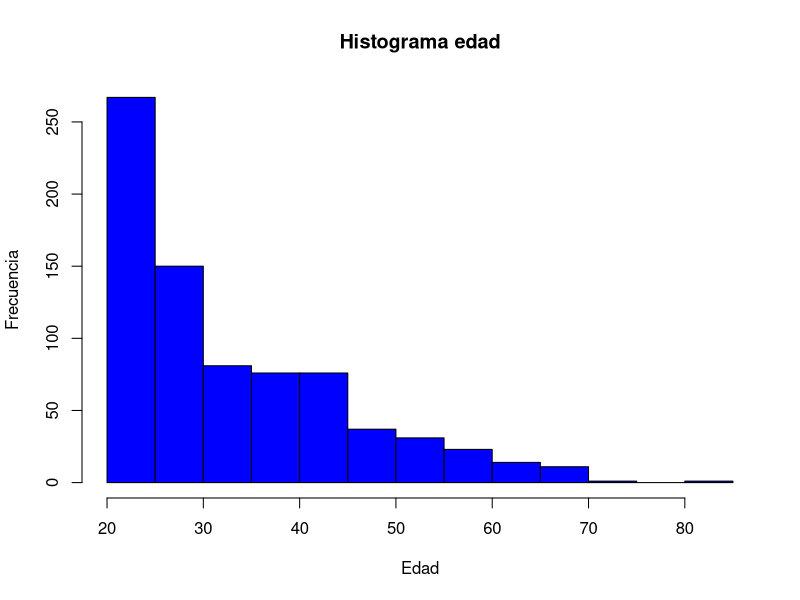
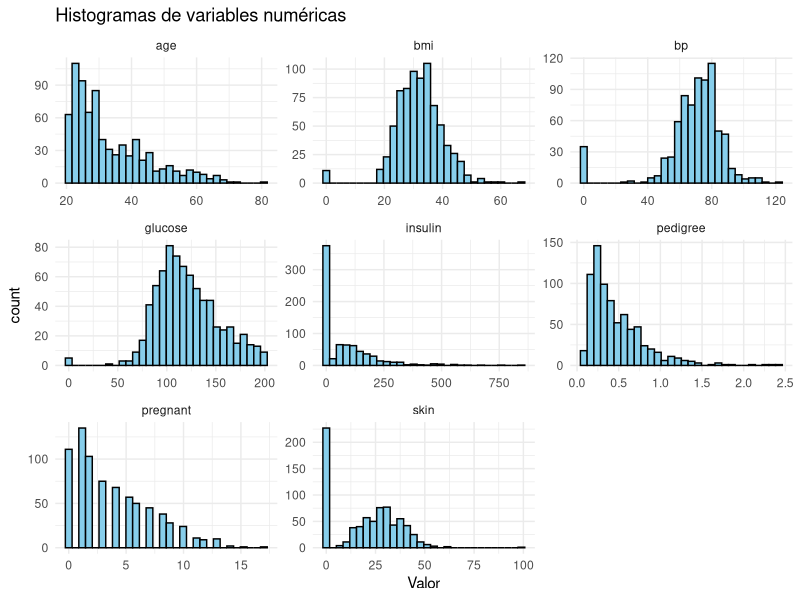
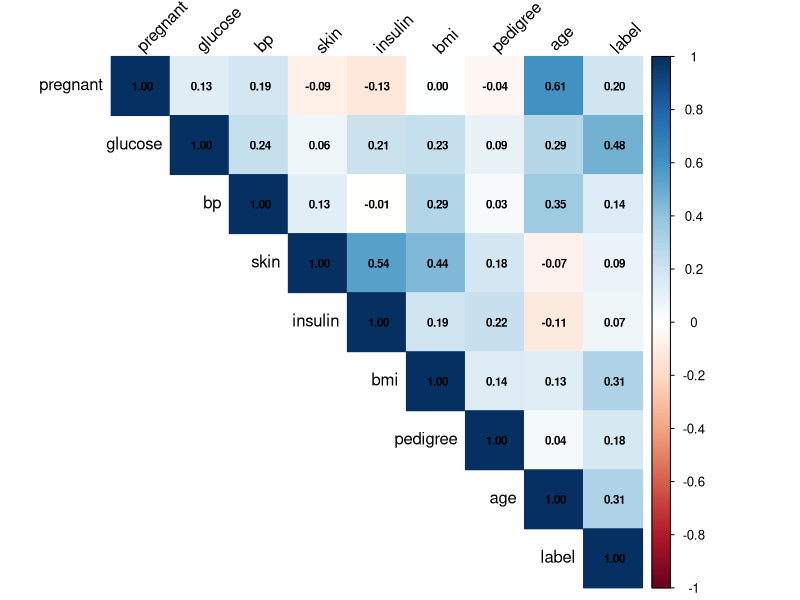
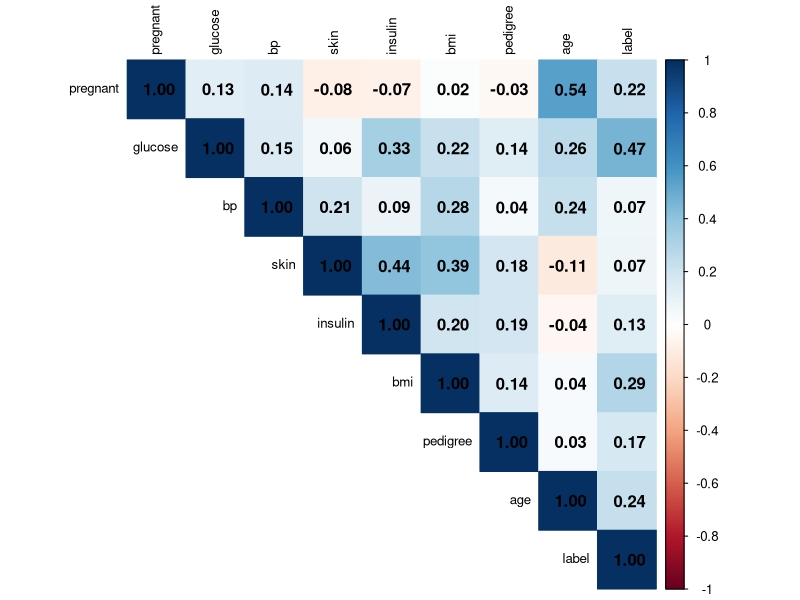
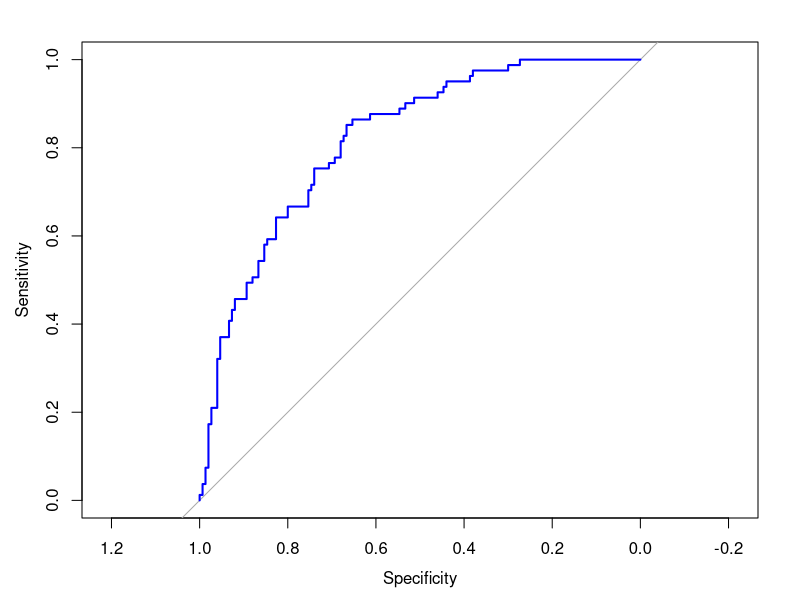

R code for these plots, in order:
## ---- chunk 1
library(tidyverse)
df_diabetes<-read_csv("diabetes.csv")
# Ver cantidad de valores NA por columna
colSums(is.na(df_diabetes))
## ---- chunk 2
hist(x=df_diabetes$age, main="Histograma edad",
     xlab="Edad", ylab="Frecuencia", col="blue")

## ---- chunk 3
# Seleccionar variables numéricas
vars <- c("pregnant", "glucose", "bp", "skin", "insulin", "bmi", "pedigree", "age")

# Convertir a formato largo
diabetes_long <- df_diabetes %>% 
  pivot_longer(cols = all_of(vars), names_to = "Variable", values_to = "Valor")

# Crear histograma con facetas
ggplot(diabetes_long, aes(x = Valor)) +
  geom_histogram(bins = 30, fill = "skyblue", color = "black") +
  facet_wrap(~ Variable, scales = "free") +
  theme_minimal() +
  labs(title = "Histogramas de variables numéricas")
## ---- chunk 4
library(corrplot)
# Calcular la matriz de correlación Spearman 
cor_matrix <- cor(df_diabetes, method = "spearman")

# Visualizar la matriz con corrplot
corrplot(cor_matrix, method = "color", type = "upper",
         tl.col = "black", tl.srt = 45,
         addCoef.col = "black", number.cex = 0.7)
## ---- chunk 5
library(corrplot)

# Calcular la matriz de correlación
cor_matrix <- cor(df_diabetes, method = "pearson" )

# Graficar
corrplot(cor_matrix, method = "color", type = "upper", 
         tl.cex = 0.8, tl.col = "black", addCoef.col = "black")
## ---- chunk 6
# Escalar las variables seleccionadas
df_diabetes_scaled <- df_diabetes
df_diabetes_scaled[, c("glucose", "bmi", "age")] <- scale(df_diabetes[, c("glucose", "bmi", "age")])

## ---- chunk 7

set.seed(123)

# Separando entrenamiento y prueba
indices_entrenamiento <- sample(1:nrow(df_diabetes_scaled), size = 0.7 * nrow(df_diabetes_scaled))

train_data <- df_diabetes_scaled[indices_entrenamiento, ]
test_data  <- df_diabetes_scaled[-indices_entrenamiento, ]
## ---- chunk 8
# Entrenar modelo de regresión logística
modelo_glm <- glm(label ~ glucose + bmi + age,
                  data = train_data,
                  family = binomial)

## ---- chunk 9
# Predecir probabilidades con el modelo entrenado
prob_pred <- predict(modelo_glm, newdata = test_data, type = "response")

# Convertir probabilidades a clases (umbral 0.5)
class_pred <- ifelse(prob_pred > 0.5, 1, 0)

# Matriz de confusión
table(Predicho = class_pred, Real = test_data$label)

# install.packages("caret")  # si no lo tienes
library(caret)

confusionMatrix(factor(class_pred), factor(test_data$label))

# install.packages("pROC")
library(pROC)

roc_obj <- roc(test_data$label, prob_pred)
plot(roc_obj, col = "blue")
auc(roc_obj)
